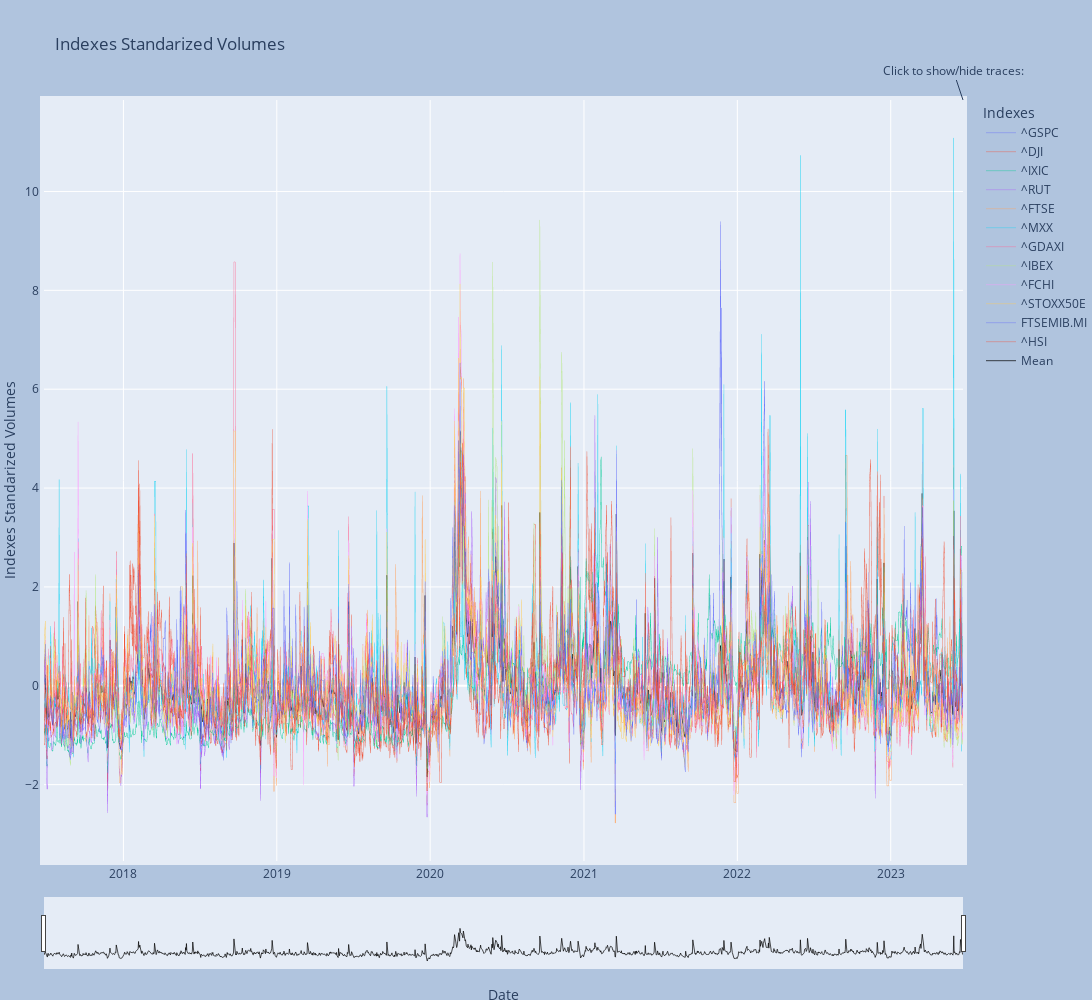

The notebook cell this image was saved under:
### Markdown cell above
<font color= 'white'> 

Standarized Volumes $V_t$ and Prices $P_t$ for Indexes $I_{1-12}$ displayed in notebook renderer: [![Jupyter](https://img.shields.io/badge/Render-nbviewer-000000?style=square&logo=jupyter&logoColor=orange)](https://nbviewer.org/github/EstebanMqz/Optimized_Indexes_Forecasts/blob/main/Optimized_Indexes_Forecasts.ipynb).<br>
Or through the browser, embed in `HTML`:

+ [`Volumes`](https://htmlpreview.github.io/?https://github.com/EstebanMqz/Optimized_Indexes_Forecasts/blob/main/HTML/Standarized_Volumes.html).
+ [`Prices`](https://htmlpreview.github.io/?https://github.com/EstebanMqz/Optimized_Indexes_Forecasts/blob/main/HTML/Standarized_Closes.html).

### Code cell
mod[2].plotly_chart(adjindex, "volume", "HTML/Standarized_Volumes.html", "Indexes Standarized Volumes", "Indexes")

### Figure 1 — Plotly figure (JSON) as saved in the notebook; plotly's stock layout.template omitted (floating-point values rounded to 4 significant figures; data arrays with more than 128 entries replaced by an {"elided": "..."} marker saying what was removed)
{"data": [{"legendgroup": "^GSPC", "line": {"color": "#636efa", "dash": "solid", "width": 0.4}, "marker": {"symbol": "circle"}, "mode": "lines", "name": "^GSPC", "showlegend": true, "type": "scattergl", "x": {"elided": "1551 str values"}, "xaxis": "x", "y": {"elided": "1551 float values"}, "yaxis": "y"}, {"legendgroup": "^DJI", "line": {"color": "#EF553B", "dash": "solid", "width": 0.4}, "marker": {"symbol": "circle"}, "mode": "lines", "name": "^DJI", "showlegend": true, "type": "scattergl", "x": {"elided": "1551 str values"}, "xaxis": "x", "y": {"elided": "1551 float values"}, "yaxis": "y"}, {"legendgroup": "^IXIC", "line": {"color": "#00cc96", "dash": "solid", "width": 0.4}, "marker": {"symbol": "circle"}, "mode": "lines", "name": "^IXIC", "showlegend": true, "type": "scattergl", "x": {"elided": "1551 str values"}, "xaxis": "x", "y": {"elided": "1551 float values"}, "yaxis": "y"}, {"legendgroup": "^RUT", "line": {"color": "#ab63fa", "dash": "solid", "width": 0.4}, "marker": {"symbol": "circle"}, "mode": "lines", "name": "^RUT", "showlegend": true, "type": "scattergl", "x": {"elided": "1551 str values"}, "xaxis": "x", "y": {"elided": "1551 float values"}, "yaxis": "y"}, {"legendgroup": "^FTSE", "line": {"color": "#FFA15A", "dash": "solid", "width": 0.4}, "marker": {"symbol": "circle"}, "mode": "lines", "name": "^FTSE", "showlegend": true, "type": "scattergl", "x": {"elided": "1551 str values"}, "xaxis": "x", "y": {"elided": "1551 float values"}, "yaxis": "y"}, {"legendgroup": "^MXX", "line": {"color": "#19d3f3", "dash": "solid", "width": 0.4}, "marker": {"symbol": "circle"}, "mode": "lines", "name": "^MXX", "showlegend": true, "type": "scattergl", "x": {"elided": "1551 str values"}, "xaxis": "x", "y": {"elided": "1551 float values"}, "yaxis": "y"}, {"legendgroup": "^GDAXI", "line": {"color": "#FF6692", "dash": "solid", "width": 0.4}, "marker": {"symbol": "circle"}, "mode": "lines", "name": "^GDAXI", "showlegend": true, "type": "scattergl", "x": {"elided": "1551 str values"}, "xaxis": "x", "y": {"elided": "1551 float values"}, "yaxis": "y"}, {"legendgroup": "^IBEX", "line": {"color": "#B6E880", "dash": "solid", "width": 0.4}, "marker": {"symbol": "circle"}, "mode": "lines", "name": "^IBEX", "showlegend": true, "type": "scattergl", "x": {"elided": "1551 str values"}, "xaxis": "x", "y": {"elided": "1551 float values"}, "yaxis": "y"}, {"legendgroup": "^FCHI", "line": {"color": "#FF97FF", "dash": "solid", "width": 0.4}, "marker": {"symbol": "circle"}, "mode": "lines", "name": "^FCHI", "showlegend": true, "type": "scattergl", "x": {"elided": "1551 str values"}, "xaxis": "x", "y": {"elided": "1551 float values"}, "yaxis": "y"}, {"legendgroup": "^STOXX50E", "line": {"color": "#FECB52", "dash": "solid", "width": 0.4}, "marker": {"symbol": "circle"}, "mode": "lines", "name": "^STOXX50E", "showlegend": true, "type": "scattergl", "x": {"elided": "1551 str values"}, "xaxis": "x", "y": {"elided": "1551 float values"}, "yaxis": "y"}, {"legendgroup": "FTSEMIB.MI", "line": {"color": "#636efa", "dash": "solid", "width": 0.4}, "marker": {"symbol": "circle"}, "mode": "lines", "name": "FTSEMIB.MI", "showlegend": true, "type": "scattergl", "x": {"elided": "1551 str values"}, "xaxis": "x", "y": {"elided": "1551 float values"}, "yaxis": "y"}, {"legendgroup": "^HSI", "line": {"color": "#EF553B", "dash": "solid", "width": 0.4}, "marker": {"symbol": "circle"}, "mode": "lines", "name": "^HSI", "showlegend": true, "type": "scattergl", "x": {"elided": "1551 str values"}, "xaxis": "x", "y": {"elided": "1551 float values"}, "yaxis": "y"}, {"line": {"color": "black", "width": 0.7}, "mode": "lines", "name": "Mean", "type": "scatter", "x": {"elided": "1551 str values"}, "y": {"elided": "1551 float values"}}], "layout": {"annotations": [{"font": {"size": 12}, "showarrow": true, "text": "Click to show/hide traces:", "x": 1, "xref": "paper", "y": 1, "yref": "paper"}], "clickmode": "event+select", "height": 1000, "hoverlabel": {"bgcolor": "white", "font": {"family": "Rockwell", "size": 10}}, "hovermode": "x unified", "legend": {"title": {"text": "Indexes"}, "tracegroupgap": 0}, "margin": {"b": 0, "l": 0, "pad": 4, "r": 50, "t": 100}, "paper_bgcolor": "LightSteelBlue", "title": {"text": "Indexes Standarized Volumes"}, "width": 1500, "xaxis": {"anchor": "y", "domain": [0, 1], "range": ["2017-06-26T00:00:00", "2023-06-22T00:00:00"], "rangeslider": {"thickness": 0.08, "visible": true}, "title": {"text": "Date"}}, "yaxis": {"anchor": "x", "domain": [0, 1], "title": {"text": "Indexes Standarized Volumes"}}}}
